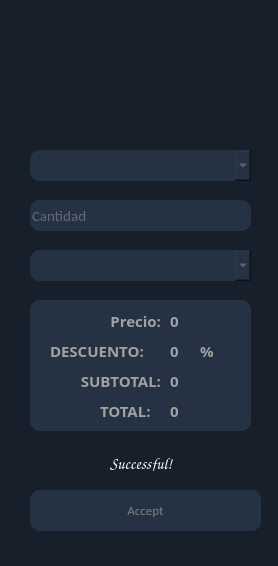
<?xml version="1.0" encoding="UTF-8"?>
<ui version="4.0">
 <class>MainWindow</class>
 <widget class="QMainWindow" name="MainWindow">
  <property name="geometry">
   <rect>
    <x>0</x>
    <y>0</y>
    <width>278</width>
    <height>566</height>
   </rect>
  </property>
  <property name="windowTitle">
   <string>New Sale</string>
  </property>
  <property name="windowIcon">
   <iconset>
    <normaloff>Icons/DRAGONN.ico</normaloff>Icons/DRAGONN.ico</iconset>
  </property>
  <property name="styleSheet">
   <string notr="true">background-color:rgb(23, 32, 42);</string>
  </property>
  <widget class="QWidget" name="centralwidget">
   <widget class="QLineEdit" name="text_can">
    <property name="geometry">
     <rect>
      <x>30</x>
      <y>200</y>
      <width>221</width>
      <height>31</height>
     </rect>
    </property>
    <property name="font">
     <font>
      <family>Calibri</family>
      <pointsize>11</pointsize>
     </font>
    </property>
    <property name="styleSheet">
     <string notr="true">background-color:rgb(37, 50, 67);color:rgb(162, 162, 162);
border-radius:10px;</string>
    </property>
    <property name="maxLength">
     <number>6</number>
    </property>
    <property name="placeholderText">
     <string>Cantidad</string>
    </property>
   </widget>
   <widget class="QLabel" name="label">
    <property name="geometry">
     <rect>
      <x>50</x>
      <y>0</y>
      <width>141</width>
      <height>101</height>
     </rect>
    </property>
    <property name="text">
     <string/>
    </property>
    <property name="pixmap">
     <pixmap>Icons/DRAGONN.ico</pixmap>
    </property>
   </widget>
   <widget class="QFrame" name="frame">
    <property name="geometry">
     <rect>
      <x>30</x>
      <y>300</y>
      <width>221</width>
      <height>131</height>
     </rect>
    </property>
    <property name="styleSheet">
     <string notr="true">background-color:rgb(37, 50, 67);color:rgb(162, 162, 162);
border-radius:10px;</string>
    </property>
    <property name="frameShape">
     <enum>QFrame::StyledPanel</enum>
    </property>
    <property name="frameShadow">
     <enum>QFrame::Raised</enum>
    </property>
    <widget class="QLabel" name="label_2">
     <property name="geometry">
      <rect>
       <x>70</x>
       <y>90</y>
       <width>61</width>
       <height>41</height>
      </rect>
     </property>
     <property name="font">
      <font>
       <family>Arial Black</family>
       <pointsize>11</pointsize>
       <weight>75</weight>
       <bold>true</bold>
      </font>
     </property>
     <property name="text">
      <string>TOTAL:</string>
     </property>
    </widget>
    <widget class="QLabel" name="lbl_total">
     <property name="geometry">
      <rect>
       <x>140</x>
       <y>100</y>
       <width>61</width>
       <height>21</height>
      </rect>
     </property>
     <property name="font">
      <font>
       <family>Arial Black</family>
       <pointsize>11</pointsize>
       <weight>75</weight>
       <bold>true</bold>
      </font>
     </property>
     <property name="text">
      <string>0</string>
     </property>
    </widget>
    <widget class="QLabel" name="lbl_des">
     <property name="geometry">
      <rect>
       <x>20</x>
       <y>30</y>
       <width>111</width>
       <height>41</height>
      </rect>
     </property>
     <property name="font">
      <font>
       <family>Arial Black</family>
       <pointsize>11</pointsize>
       <weight>75</weight>
       <bold>true</bold>
      </font>
     </property>
     <property name="text">
      <string>DESCUENTO:</string>
     </property>
    </widget>
    <widget class="QLabel" name="lbl_desc">
     <property name="geometry">
      <rect>
       <x>140</x>
       <y>40</y>
       <width>21</width>
       <height>21</height>
      </rect>
     </property>
     <property name="font">
      <font>
       <family>Arial Black</family>
       <pointsize>11</pointsize>
       <weight>75</weight>
       <bold>true</bold>
      </font>
     </property>
     <property name="text">
      <string>0</string>
     </property>
    </widget>
    <widget class="QLabel" name="lbl_prec">
     <property name="geometry">
      <rect>
       <x>140</x>
       <y>10</y>
       <width>61</width>
       <height>21</height>
      </rect>
     </property>
     <property name="font">
      <font>
       <family>Arial Black</family>
       <pointsize>11</pointsize>
       <weight>75</weight>
       <bold>true</bold>
      </font>
     </property>
     <property name="text">
      <string>0</string>
     </property>
    </widget>
    <widget class="QLabel" name="lbl_pre">
     <property name="geometry">
      <rect>
       <x>20</x>
       <y>0</y>
       <width>111</width>
       <height>41</height>
      </rect>
     </property>
     <property name="font">
      <font>
       <family>Arial Black</family>
       <pointsize>11</pointsize>
       <weight>75</weight>
       <bold>true</bold>
      </font>
     </property>
     <property name="text">
      <string>Precio:</string>
     </property>
     <property name="alignment">
      <set>Qt::AlignRight|Qt::AlignTrailing|Qt::AlignVCenter</set>
     </property>
    </widget>
    <widget class="QLabel" name="lbl_des_2">
     <property name="geometry">
      <rect>
       <x>20</x>
       <y>60</y>
       <width>111</width>
       <height>41</height>
      </rect>
     </property>
     <property name="font">
      <font>
       <family>Arial Black</family>
       <pointsize>11</pointsize>
       <weight>75</weight>
       <bold>true</bold>
      </font>
     </property>
     <property name="text">
      <string>SUBTOTAL:</string>
     </property>
     <property name="alignment">
      <set>Qt::AlignRight|Qt::AlignTrailing|Qt::AlignVCenter</set>
     </property>
    </widget>
    <widget class="QLabel" name="lbl_sub">
     <property name="geometry">
      <rect>
       <x>140</x>
       <y>70</y>
       <width>61</width>
       <height>21</height>
      </rect>
     </property>
     <property name="font">
      <font>
       <family>Arial Black</family>
       <pointsize>11</pointsize>
       <weight>75</weight>
       <bold>true</bold>
      </font>
     </property>
     <property name="text">
      <string>0</string>
     </property>
    </widget>
    <widget class="QLabel" name="lbl_desc_2">
     <property name="geometry">
      <rect>
       <x>170</x>
       <y>40</y>
       <width>16</width>
       <height>21</height>
      </rect>
     </property>
     <property name="font">
      <font>
       <family>Arial Black</family>
       <pointsize>11</pointsize>
       <weight>75</weight>
       <bold>true</bold>
      </font>
     </property>
     <property name="text">
      <string>%</string>
     </property>
    </widget>
   </widget>
   <widget class="QPushButton" name="btn_accep">
    <property name="geometry">
     <rect>
      <x>30</x>
      <y>490</y>
      <width>231</width>
      <height>41</height>
     </rect>
    </property>
    <property name="font">
     <font>
      <family>Calibri</family>
      <pointsize>10</pointsize>
     </font>
    </property>
    <property name="cursor">
     <cursorShape>PointingHandCursor</cursorShape>
    </property>
    <property name="styleSheet">
     <string notr="true">QPushButton{
background-color:rgb(37, 50, 67);color:gray;
border-radius:10px;
}

QPushButton:hover{
background-color:rgb(159, 159, 159);

}</string>
    </property>
    <property name="text">
     <string>Accept</string>
    </property>
   </widget>
   <widget class="QLabel" name="text_adv">
    <property name="geometry">
     <rect>
      <x>110</x>
      <y>455</y>
      <width>81</width>
      <height>16</height>
     </rect>
    </property>
    <property name="font">
     <font>
      <family>Comic Sans MS</family>
      <pointsize>12</pointsize>
     </font>
    </property>
    <property name="styleSheet">
     <string notr="true">color:white</string>
    </property>
    <property name="text">
     <string>Successful!</string>
    </property>
   </widget>
   <widget class="QLabel" name="text_img">
    <property name="geometry">
     <rect>
      <x>70</x>
      <y>445</y>
      <width>31</width>
      <height>31</height>
     </rect>
    </property>
    <property name="font">
     <font>
      <family>Comic Sans MS</family>
      <pointsize>12</pointsize>
     </font>
    </property>
    <property name="styleSheet">
     <string notr="true">color:white</string>
    </property>
    <property name="text">
     <string/>
    </property>
    <property name="pixmap">
     <pixmap>Icons/Success-PNG-Isolated-HD-Pictures.ico</pixmap>
    </property>
    <property name="scaledContents">
     <bool>true</bool>
    </property>
   </widget>
   <widget class="QComboBox" name="text_mem">
    <property name="geometry">
     <rect>
      <x>30</x>
      <y>250</y>
      <width>221</width>
      <height>31</height>
     </rect>
    </property>
    <property name="styleSheet">
     <string notr="true">background-color:rgb(37, 50, 67);color:gray;
border-radius:10px;</string>
    </property>
   </widget>
   <widget class="QComboBox" name="text_cod">
    <property name="geometry">
     <rect>
      <x>30</x>
      <y>150</y>
      <width>221</width>
      <height>31</height>
     </rect>
    </property>
    <property name="styleSheet">
     <string notr="true">background-color:rgb(37, 50, 67);color:gray;
border-radius:10px;</string>
    </property>
   </widget>
  </widget>
  <widget class="QStatusBar" name="statusbar"/>
 </widget>
 <resources/>
 <connections/>
</ui>
